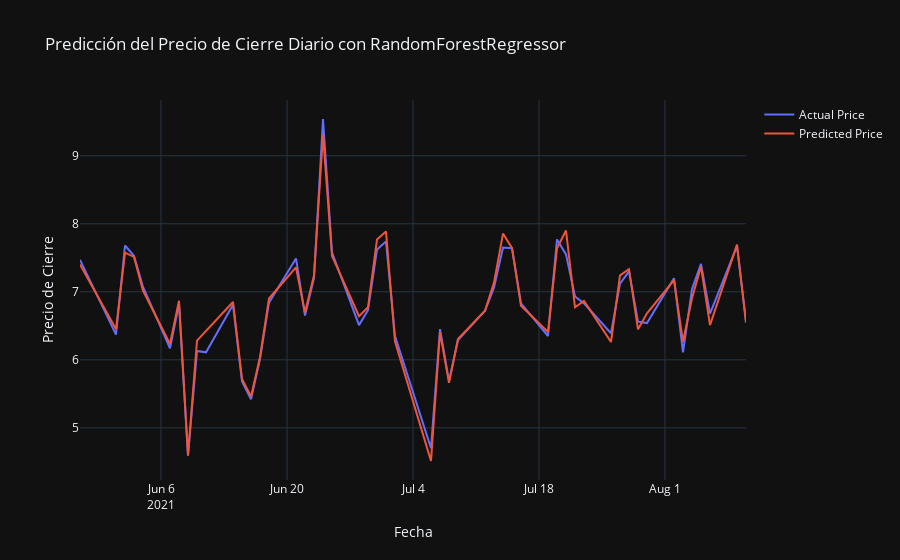

Notebook cell for this chart:
### Markdown cell above
Se utiliza Plotly para crear un gráfico que muestra tanto los precios de cierre reales como las predicciones del modelo RandomForestRegressor en el tiempo.

### Code cell
# Visualización del precio de cierre real y las predicciones
fig = go.Figure()
fig.add_trace(go.Scatter(x=data['Date'].iloc[-len(y_test):], y=y_test, mode='lines', name='Actual Price'))
fig.add_trace(go.Scatter(x=data['Date'].iloc[-len(y_test):], y=rf_predictions, mode='lines', name='Predicted Price'))
fig.update_layout(title='Predicción del Precio de Cierre Diario con RandomForestRegressor',
                  xaxis_title='Fecha',
                  yaxis_title='Precio de Cierre',
                  template='plotly_dark')
fig.show()

### Figure 1 — Plotly figure (JSON) as saved in the notebook; plotly's stock layout.template omitted (floating-point values rounded to 4 significant figures)
{"data": [{"mode": "lines", "name": "Actual Price", "type": "scatter", "x": ["2021-05-28", "2021-06-01", "2021-06-02", "2021-06-03", "2021-06-04", "2021-06-07", "2021-06-08", "2021-06-09", "2021-06-10", "2021-06-11", "2021-06-14", "2021-06-15", "2021-06-16", "2021-06-17", "2021-06-18", "2021-06-21", "2021-06-22", "2021-06-23", "2021-06-24", "2021-06-25", "2021-06-28", "2021-06-29", "2021-06-30", "2021-07-01", "2021-07-02", "2021-07-06", "2021-07-07", "2021-07-08", "2021-07-09", "2021-07-12", "2021-07-13", "2021-07-14", "2021-07-15", "2021-07-16", "2021-07-19", "2021-07-20", "2021-07-21", "2021-07-22", "2021-07-23", "2021-07-26", "2021-07-27", "2021-07-28", "2021-07-29", "2021-07-30", "2021-08-02", "2021-08-03", "2021-08-04", "2021-08-05", "2021-08-06", "2021-08-09", "2021-08-10"], "y": [7.47, 6.37, 7.68, 7.53, 7.07, 6.17, 6.82, 4.59, 6.13, 6.11, 6.81, 5.68, 5.42, 6.01, 6.84, 7.49, 6.65, 7.2, 9.54, 7.58, 6.51, 6.73, 7.62, 7.74, 6.35, 4.7, 6.45, 5.69, 6.29, 6.72, 7.06, 7.65, 7.64, 6.83, 6.35, 7.77, 7.55, 6.93, 6.83, 6.39, 7.12, 7.3, 6.56, 6.54, 7.2, 6.11, 7.04, 7.41, 6.68, 7.67, 6.57]}, {"mode": "lines", "name": "Predicted Price", "type": "scatter", "x": ["2021-05-28", "2021-06-01", "2021-06-02", "2021-06-03", "2021-06-04", "2021-06-07", "2021-06-08", "2021-06-09", "2021-06-10", "2021-06-11", "2021-06-14", "2021-06-15", "2021-06-16", "2021-06-17", "2021-06-18", "2021-06-21", "2021-06-22", "2021-06-23", "2021-06-24", "2021-06-25", "2021-06-28", "2021-06-29", "2021-06-30", "2021-07-01", "2021-07-02", "2021-07-06", "2021-07-07", "2021-07-08", "2021-07-09", "2021-07-12", "2021-07-13", "2021-07-14", "2021-07-15", "2021-07-16", "2021-07-19", "2021-07-20", "2021-07-21", "2021-07-22", "2021-07-23", "2021-07-26", "2021-07-27", "2021-07-28", "2021-07-29", "2021-07-30", "2021-08-02", "2021-08-03", "2021-08-04", "2021-08-05", "2021-08-06", "2021-08-09", "2021-08-10"], "y": [7.403, 6.449, 7.575, 7.513, 7.017, 6.233, 6.868, 4.594, 6.283, 6.421, 6.85, 5.72, 5.461, 6.037, 6.901, 7.358, 6.694, 7.243, 9.314, 7.527, 6.641, 6.772, 7.77, 7.888, 6.269, 4.512, 6.405, 5.66, 6.306, 6.721, 7.134, 7.856, 7.642, 6.795, 6.409, 7.638, 7.9, 6.772, 6.866, 6.262, 7.242, 7.332, 6.448, 6.683, 7.172, 6.265, 6.905, 7.371, 6.51, 7.693, 6.546]}], "layout": {"title": {"text": "Predicción del Precio de Cierre Diario con RandomForestRegressor"}, "xaxis": {"title": {"text": "Fecha"}}, "yaxis": {"title": {"text": "Precio de Cierre"}}}}
